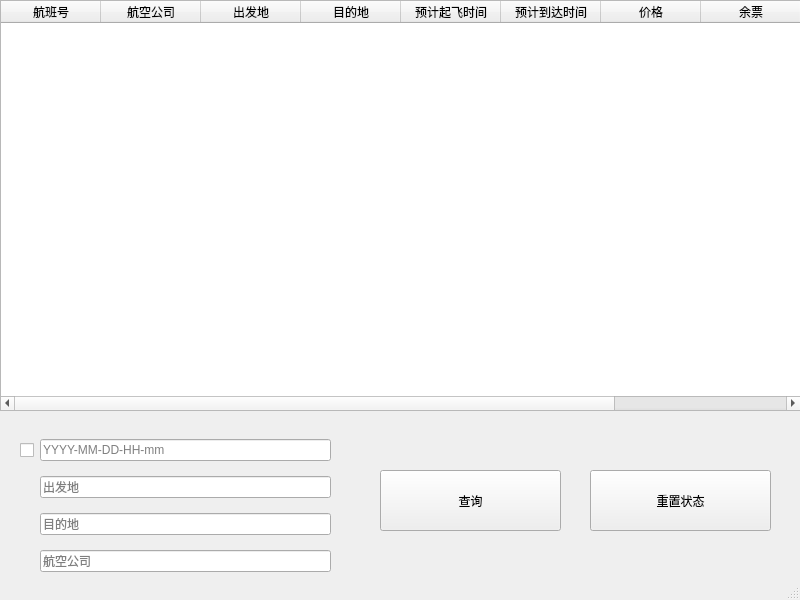
<?xml version="1.0" encoding="UTF-8"?>
<ui version="4.0">
 <class>Table</class>
 <widget class="QMainWindow" name="Table">
  <property name="geometry">
   <rect>
    <x>0</x>
    <y>0</y>
    <width>800</width>
    <height>600</height>
   </rect>
  </property>
  <property name="minimumSize">
   <size>
    <width>800</width>
    <height>600</height>
   </size>
  </property>
  <property name="maximumSize">
   <size>
    <width>800</width>
    <height>600</height>
   </size>
  </property>
  <property name="windowTitle">
   <string>详细列表</string>
  </property>
  <widget class="QWidget" name="centralwidget">
   <widget class="QTableWidget" name="table">
    <property name="geometry">
     <rect>
      <x>0</x>
      <y>0</y>
      <width>801</width>
      <height>411</height>
     </rect>
    </property>
    <property name="minimumSize">
     <size>
      <width>801</width>
      <height>411</height>
     </size>
    </property>
    <property name="maximumSize">
     <size>
      <width>801</width>
      <height>411</height>
     </size>
    </property>
    <column>
     <property name="text">
      <string>航班号</string>
     </property>
    </column>
    <column>
     <property name="text">
      <string>航空公司</string>
     </property>
    </column>
    <column>
     <property name="text">
      <string>出发地</string>
     </property>
    </column>
    <column>
     <property name="text">
      <string>目的地</string>
     </property>
    </column>
    <column>
     <property name="text">
      <string>预计起飞时间</string>
     </property>
    </column>
    <column>
     <property name="text">
      <string>预计到达时间</string>
     </property>
    </column>
    <column>
     <property name="text">
      <string>价格</string>
     </property>
    </column>
    <column>
     <property name="text">
      <string>余票</string>
     </property>
    </column>
    <column>
     <property name="text">
      <string>是否晚点</string>
     </property>
    </column>
   </widget>
   <widget class="QPushButton" name="btn">
    <property name="geometry">
     <rect>
      <x>380</x>
      <y>470</y>
      <width>181</width>
      <height>61</height>
     </rect>
    </property>
    <property name="text">
     <string>查询</string>
    </property>
   </widget>
   <widget class="QCheckBox" name="checkDate">
    <property name="geometry">
     <rect>
      <x>20</x>
      <y>440</y>
      <width>93</width>
      <height>21</height>
     </rect>
    </property>
    <property name="text">
     <string/>
    </property>
   </widget>
   <widget class="QWidget" name="layoutWidget">
    <property name="geometry">
     <rect>
      <x>40</x>
      <y>430</y>
      <width>291</width>
      <height>151</height>
     </rect>
    </property>
    <layout class="QVBoxLayout" name="verticalLayout">
     <item>
      <widget class="QLineEdit" name="editDate">
       <property name="inputMask">
        <string/>
       </property>
       <property name="placeholderText">
        <string>YYYY-MM-DD-HH-mm</string>
       </property>
      </widget>
     </item>
     <item>
      <widget class="QLineEdit" name="editStart">
       <property name="text">
        <string/>
       </property>
       <property name="placeholderText">
        <string>出发地</string>
       </property>
      </widget>
     </item>
     <item>
      <widget class="QLineEdit" name="editEnd">
       <property name="text">
        <string/>
       </property>
       <property name="placeholderText">
        <string>目的地</string>
       </property>
      </widget>
     </item>
     <item>
      <widget class="QLineEdit" name="editAirways">
       <property name="text">
        <string/>
       </property>
       <property name="placeholderText">
        <string>航空公司</string>
       </property>
      </widget>
     </item>
    </layout>
   </widget>
   <widget class="QPushButton" name="btnNew">
    <property name="geometry">
     <rect>
      <x>590</x>
      <y>470</y>
      <width>181</width>
      <height>61</height>
     </rect>
    </property>
    <property name="text">
     <string>重置状态</string>
    </property>
   </widget>
  </widget>
  <widget class="QStatusBar" name="statusbar"/>
 </widget>
 <resources/>
 <connections/>
</ui>
